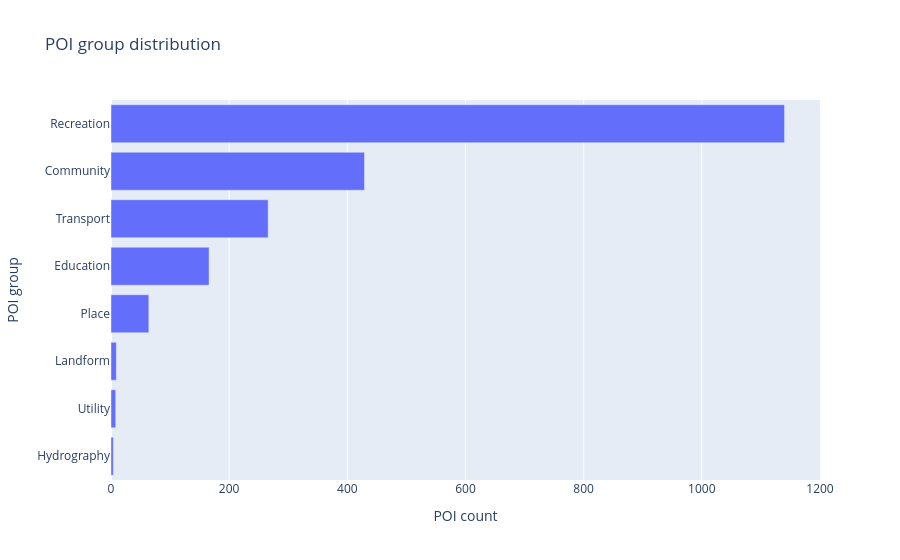

Notebook code cell kept with this figure:
### Markdown cell above
### POI Group Distribution
This chart shows the distribution of POI categories across the selected SA4 region. Recreation-related POIs formed the largest group in the dataset by a significant margin, followed by community and transport facilities. In comparison, categories such as utility, hydrography, and landform appeared much less frequently.

The results suggest that recreational and community-focused facilities were the most common types of recorded services within the region. These categories likely contributed strongly to the final well-resourced scores because of their large presence across many SA2 areas.

The uneven distribution between POI categories also highlights a limitation of the dataset and scoring approach. Some categories naturally contain more records than others, which may influence the final accessibility scores more heavily than less common facility types.

### Code cell
build_poi_group_distribution(poi_groups).show()

### Figure 1 — Plotly figure (JSON) as saved in the notebook; plotly's stock layout.template omitted (floating-point values rounded to 4 significant figures)
{"data": [{"hovertemplate": "POI count=%{x}<br>POI group=%{y}<extra></extra>", "legendgroup": "", "marker": {"color": "#636efa", "pattern": {"shape": ""}}, "name": "", "orientation": "h", "showlegend": false, "textposition": "auto", "type": "bar", "x": [4, 8, 9, 64, 166, 266, 429, 1140], "xaxis": "x", "y": ["Hydrography", "Utility", "Landform", "Place", "Education", "Transport", "Community", "Recreation"], "yaxis": "y"}], "layout": {"barmode": "relative", "legend": {"tracegroupgap": 0}, "title": {"text": "POI group distribution"}, "xaxis": {"anchor": "y", "domain": [0, 1], "title": {"text": "POI count"}}, "yaxis": {"anchor": "x", "domain": [0, 1], "title": {"text": "POI group"}}}}
